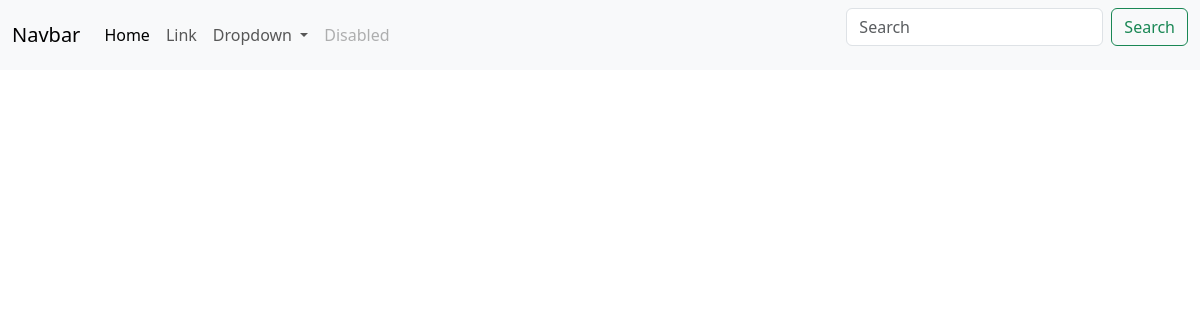
The app's page /posts/, older data.
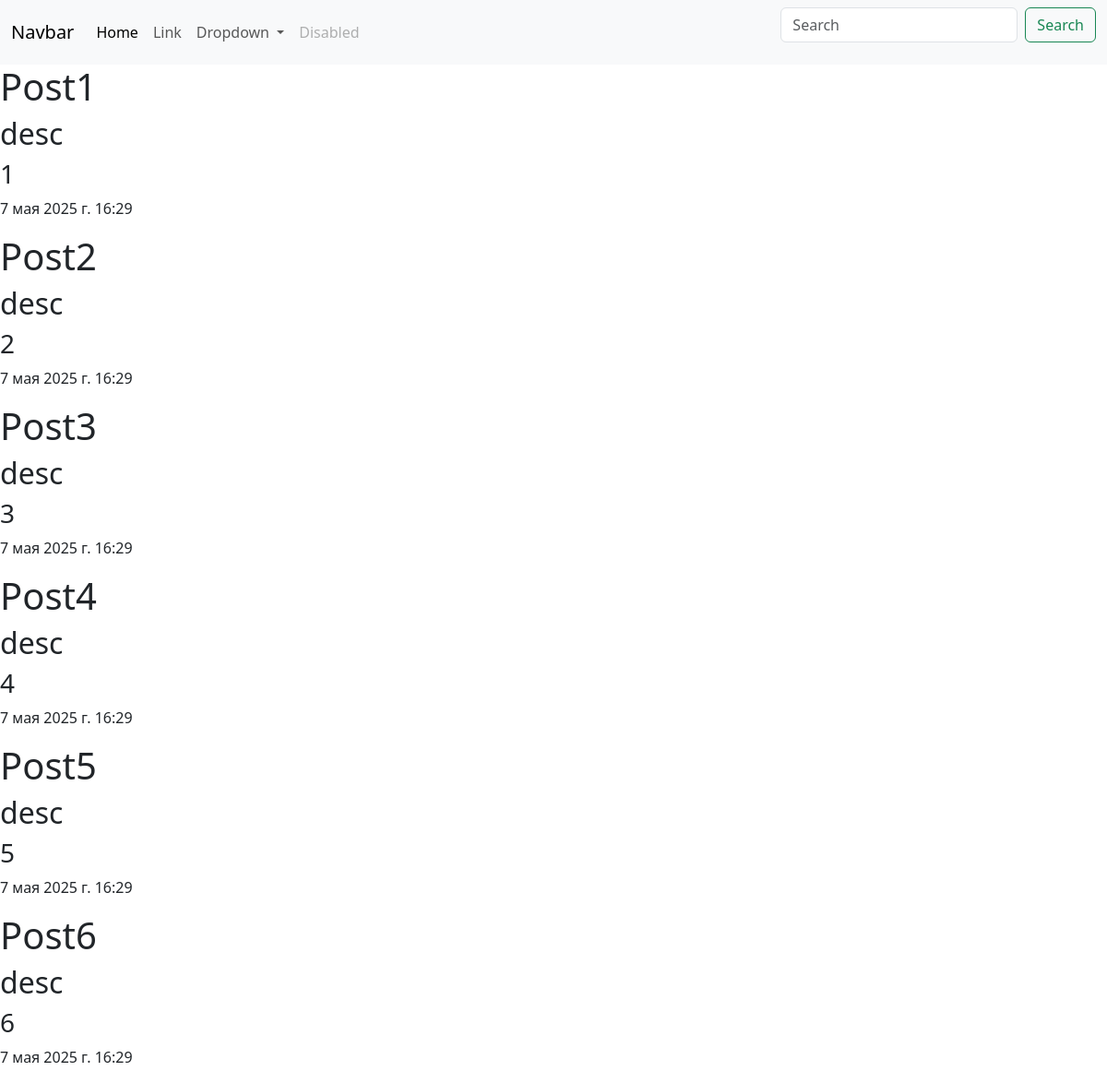
The same page, newer data.
### posts/models.py (models this page shows, shortened)
class Post(models.Model):
    title = models.CharField(max_length=256)
    content = models.CharField(max_length=556)
    rate = models.IntegerField(null=True)
    created_at = models.DateTimeField(auto_now_add=True, null=True)
    updated_at = models.DateTimeField(auto_now=True, null=True)

### posts/views.py (the view)
# urls.py: path("posts/", post_list_view),
def post_list_view(request):
    posts = Post.objects.all()
    return render(request, "posts/posts.html", context={"posts": posts})

### templates/posts/posts.html
{%extends "base.html"%}
{%block content%}
{%for post in posts%}
<h1>{{post.title}}</h1>
<h2>{{post.content}}</h2>
<h3>{{post.rate}}</h3>
<p>{{post.created_at}}</p>
{%endfor%}
{%endblock%}

### templates/base.html (shortened to what this page needs)
<header>
    <link rel="stylesheet" href="https://cdn.jsdelivr.net/npm/bootstrap@5.3.3/dist/css/bootstrap.min.css">
    <nav class="navbar navbar-expand-lg bg-body-tertiary">
        <div class="container-fluid">
          <a class="navbar-brand" href="#">Navbar</a>
          <div class="collapse navbar-collapse" id="navbarSupportedContent">
            <ul class="navbar-nav me-auto mb-2 mb-lg-0">
              <li class="nav-item">
                <a class="nav-link active" aria-current="page" href="#">Home</a>
              </li>
              <li class="nav-item">
                <a class="nav-link" href="#">Link</a>
              </li>
              <li class="nav-item dropdown">
                <a class="nav-link dropdown-toggle" href="#" role="button" data-bs-toggle="dropdown" aria-expanded="false">
                  Dropdown
                </a>
              </li>
              <li class="nav-item">
                <a class="nav-link disabled" aria-disabled="true">Disabled</a>
              </li>
            </ul>
            <form class="d-flex" role="search">
              <input class="form-control me-2" type="search" placeholder="Search" aria-label="Search"/>
              <button class="btn btn-outline-success" type="submit">Search</button>
            </form>
          </div>
        </div>
      </nav>
</header>
<body>
    {% block content %}
    {% endblock %}
</body>

Row changes from the older to the newer data that the page shows:
added Post: title "Post1", content "desc", rate "1", created_at "7 мая 2025 г. 16:29"
added Post: title "Post2", content "desc", rate "2", created_at "7 мая 2025 г. 16:29"
added Post: title "Post3", content "desc", rate "3", created_at "7 мая 2025 г. 16:29"
added Post: title "Post4", content "desc", rate "4", created_at "7 мая 2025 г. 16:29"
added Post: title "Post5", content "desc", rate "5", created_at "7 мая 2025 г. 16:29"
added Post: title "Post6", content "desc", rate "6", created_at "7 мая 2025 г. 16:29"
